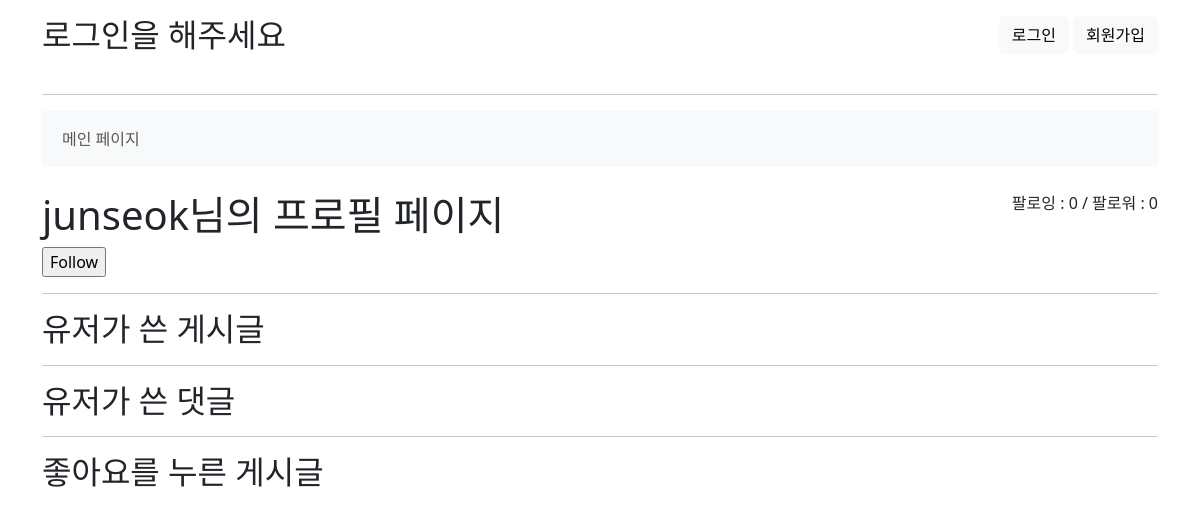
The page /accounts/profile/junseok/ on the database as committed earlier.
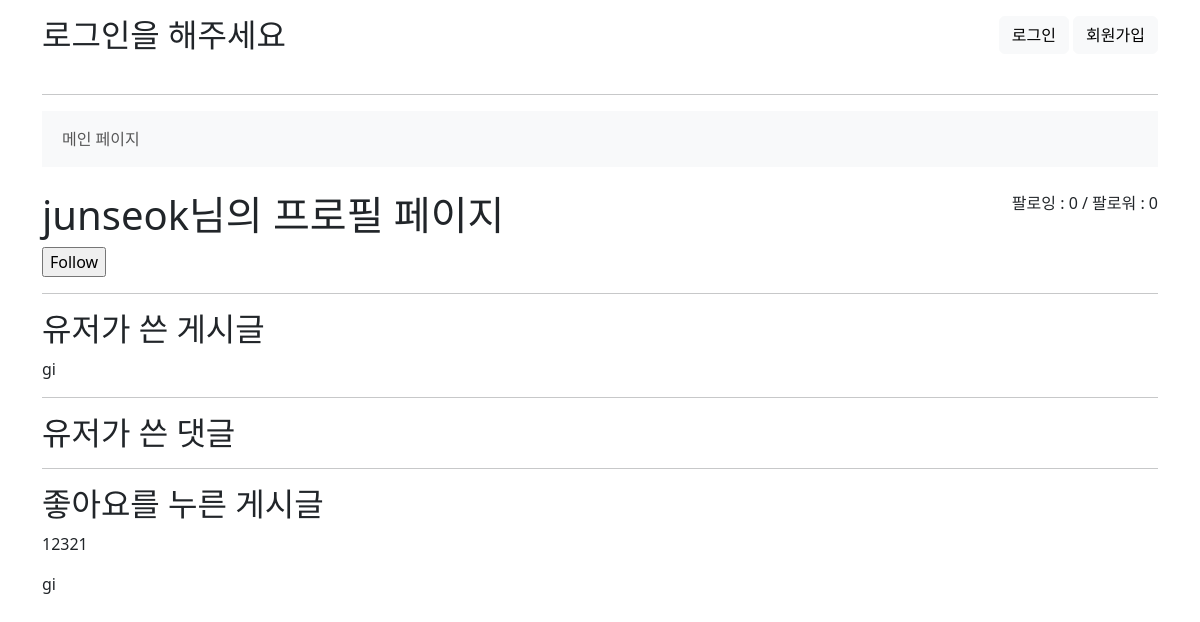
The same page on the database as committed later.
### boards/models.py (models this page shows)
class Board(models.Model):
    author = models.ForeignKey(settings.AUTH_USER_MODEL, on_delete=models.CASCADE)
    like_users = models.ManyToManyField(
        settings.AUTH_USER_MODEL, related_name='like_boards'
    )
    title = models.CharField(max_length=20)
    content = models.TextField()
    created_at = models.DateTimeField(auto_now_add=True)
    updated_at = models.DateTimeField(auto_now=True)

### accounts/views.py (the view)
# urls.py: path('profile/<str:username>/', views.profile, name='profile'),
def profile(request, username):
    User = get_user_model()
    person = User.objects.get(username=username)
    context = {
        'person': person,
    }
    return render(request, 'accounts/profile.html', context)

### accounts/templates/accounts/profile.html (shortened to what this page needs)
{% extends "base.html" %}
{% block content %}
        <div class="d-flex justify-content-between">
            <h1>{{ person.username }}님의 프로필 페이지</h1>
            <div>
                <p>
                    팔로잉 : {{ person.followings.all|length}} / 팔로워 : {{ person.followers.all|length }}
                </p>
            </div>
        </div>
        <div>
            {% if request.user != person %}
                <div>
                    <form action="{% url "accounts:follow" person.pk %} " method="POST">
                    {% if request.user in person.followers.all %}
                        <input type="submit" value="Unfollow">
                    {% else %}
                        <input type="submit" value="Follow">
                    {% endif %}
                    </form>
                </div>
            {% endif %}
        </div>
    <hr>
    <h2>유저가 쓴 게시글</h2>
    {% for article in person.board_set.all  %}
        <p>{{ article.title }}</p>
    {% endfor %}
    <hr>
    <h2>유저가 쓴 댓글</h2>
    <hr>
    <h2>좋아요를 누른 게시글</h2>
    {% for board in person.like_boards.all %}
        <p>{{ board.title }}</p>
    {% endfor %}
{% endblock  %}

Rows that differ between the two databases and show on the page:
added Board: title "gi"
now on this page (row unchanged): Board: title "12321", shown under "좋아요를 누른 게시글"
